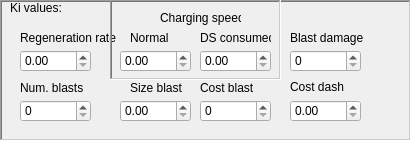
             <widget class="QFrame" name="ki_values">
              <property name="geometry">
               <rect>
                <x>0</x>
                <y>360</y>
                <width>411</width>
                <height>141</height>
               </rect>
              </property>
              <property name="toolTip">
               <string/>
              </property>
              <property name="frameShape">
               <enum>QFrame::WinPanel</enum>
              </property>
              <property name="frameShadow">
               <enum>QFrame::Sunken</enum>
              </property>
              <widget class="QLabel" name="ki_values_text">
               <property name="geometry">
                <rect>
                 <x>10</x>
                 <y>0</y>
                 <width>61</width>
                 <height>16</height>
                </rect>
               </property>
               <property name="toolTip">
                <string>&lt;html&gt;&lt;head/&gt;&lt;body&gt;&lt;p&gt;Parameters that modify how Ki works in the character&lt;/p&gt;&lt;/body&gt;&lt;/html&gt;</string>
               </property>
               <property name="whatsThis">
                <string/>
               </property>
               <property name="text">
                <string>Ki values:</string>
               </property>
              </widget>
              <widget class="QLabel" name="ki_regeneration_rate_text">
               <property name="geometry">
                <rect>
                 <x>20</x>
                 <y>30</y>
                 <width>111</width>
                 <height>16</height>
                </rect>
               </property>
               <property name="toolTip">
                <string>&lt;html&gt;&lt;head/&gt;&lt;body&gt;&lt;p&gt;Speed regeneration of Ki&lt;/p&gt;&lt;/body&gt;&lt;/html&gt;</string>
               </property>
               <property name="text">
                <string>Regeneration rate</string>
               </property>
              </widget>
              <widget class="QDoubleSpinBox" name="ki_regeneration_rate_value">
               <property name="geometry">
                <rect>
                 <x>20</x>
                 <y>50</y>
                 <width>71</width>
                 <height>22</height>
                </rect>
               </property>
               <property name="toolTip">
                <string>&lt;html&gt;&lt;head/&gt;&lt;body&gt;&lt;p&gt;&lt;br/&gt;&lt;/p&gt;&lt;/body&gt;&lt;/html&gt;</string>
               </property>
               <property name="whatsThis">
                <string>&lt;html&gt;&lt;head/&gt;&lt;body&gt;&lt;p&gt;&lt;br/&gt;&lt;/p&gt;&lt;/body&gt;&lt;/html&gt;</string>
               </property>
               <property name="maximum">
                <double>1000.000000000000000</double>
               </property>
               <property name="value">
                <double>0.000000000000000</double>
               </property>
              </widget>
              <widget class="QDoubleSpinBox" name="ki_cost_of_dash_value">
               <property name="geometry">
                <rect>
                 <x>290</x>
                 <y>100</y>
                 <width>71</width>
                 <height>22</height>
                </rect>
               </property>
               <property name="toolTip">
                <string/>
               </property>
               <property name="whatsThis">
                <string>&lt;html&gt;&lt;head/&gt;&lt;body&gt;&lt;p&gt;&lt;br/&gt;&lt;/p&gt;&lt;/body&gt;&lt;/html&gt;</string>
               </property>
               <property name="decimals">
                <number>2</number>
               </property>
               <property name="maximum">
                <double>1000.000000000000000</double>
               </property>
               <property name="value">
                <double>0.000000000000000</double>
               </property>
              </widget>
              <widget class="QLabel" name="ki_cost_of_dash_text">
               <property name="geometry">
                <rect>
                 <x>290</x>
                 <y>77</y>
                 <width>61</width>
                 <height>20</height>
                </rect>
               </property>
               <property name="toolTip">
                <string>&lt;html&gt;&lt;head/&gt;&lt;body&gt;&lt;p&gt;Cost of Ki when dashing&lt;/p&gt;&lt;/body&gt;&lt;/html&gt;</string>
               </property>
               <property name="text">
                <string>Cost dash</string>
               </property>
              </widget>
              <widget class="QLabel" name="number_ki_blasts_text">
               <property name="geometry">
                <rect>
                 <x>20</x>
                 <y>80</y>
                 <width>81</width>
                 <height>16</height>
                </rect>
               </property>
               <property name="toolTip">
                <string>&lt;html&gt;&lt;head/&gt;&lt;body&gt;&lt;p&gt;Number of Ki blasts that the character can throw&lt;/p&gt;&lt;/body&gt;&lt;/html&gt;</string>
               </property>
               <property name="text">
                <string>Num. blasts</string>
               </property>
              </widget>
              <widget class="QSpinBox" name="number_ki_blasts_value">
               <property name="geometry">
                <rect>
                 <x>20</x>
                 <y>100</y>
                 <width>71</width>
                 <height>22</height>
                </rect>
               </property>
               <property name="toolTip">
                <string/>
               </property>
               <property name="whatsThis">
                <string>&lt;html&gt;&lt;head/&gt;&lt;body&gt;&lt;p&gt;&lt;br/&gt;&lt;/p&gt;&lt;/body&gt;&lt;/html&gt;</string>
               </property>
               <property name="minimum">
                <number>0</number>
               </property>
               <property name="maximum">
                <number>255</number>
               </property>
               <property name="value">
                <number>0</number>
               </property>
               <property name="displayIntegerBase">
                <number>10</number>
               </property>
              </widget>
              <widget class="QLabel" name="cost_of_blast_text">
               <property name="geometry">
                <rect>
                 <x>200</x>
                 <y>80</y>
                 <width>61</width>
                 <height>16</height>
                </rect>
               </property>
               <property name="toolTip">
                <string>&lt;html&gt;&lt;head/&gt;&lt;body&gt;&lt;p&gt;Cost of each Ki blast&lt;/p&gt;&lt;/body&gt;&lt;/html&gt;</string>
               </property>
               <property name="text">
                <string>Cost blast</string>
               </property>
              </widget>
              <widget class="QSpinBox" name="cost_of_blast_value">
               <property name="geometry">
                <rect>
                 <x>200</x>
                 <y>100</y>
                 <width>71</width>
                 <height>22</height>
                </rect>
               </property>
               <property name="toolTip">
                <string/>
               </property>
               <property name="whatsThis">
                <string>&lt;html&gt;&lt;head/&gt;&lt;body&gt;&lt;p&gt;&lt;br/&gt;&lt;/p&gt;&lt;/body&gt;&lt;/html&gt;</string>
               </property>
               <property name="minimum">
                <number>0</number>
               </property>
               <property name="maximum">
                <number>255</number>
               </property>
               <property name="value">
                <number>0</number>
               </property>
               <property name="displayIntegerBase">
                <number>10</number>
               </property>
              </widget>
              <widget class="QLabel" name="size_of_blast_text">
               <property name="geometry">
                <rect>
                 <x>130</x>
                 <y>80</y>
                 <width>61</width>
                 <height>16</height>
                </rect>
               </property>
               <property name="toolTip">
                <string>&lt;html&gt;&lt;head/&gt;&lt;body&gt;&lt;p&gt;The size of each Ki blast&lt;/p&gt;&lt;/body&gt;&lt;/html&gt;</string>
               </property>
               <property name="text">
                <string>Size blast</string>
               </property>
              </widget>
              <widget class="QDoubleSpinBox" name="size_of_blast_value">
               <property name="geometry">
                <rect>
                 <x>120</x>
                 <y>100</y>
                 <width>71</width>
                 <height>22</height>
                </rect>
               </property>
               <property name="toolTip">
                <string/>
               </property>
               <property name="whatsThis">
                <string>&lt;html&gt;&lt;head/&gt;&lt;body&gt;&lt;p&gt;&lt;br/&gt;&lt;/p&gt;&lt;/body&gt;&lt;/html&gt;</string>
               </property>
               <property name="decimals">
                <number>2</number>
               </property>
               <property name="minimum">
                <double>0.000000000000000</double>
               </property>
               <property name="maximum">
                <double>1000.000000000000000</double>
               </property>
               <property name="value">
                <double>0.000000000000000</double>
               </property>
              </widget>
              <widget class="QLabel" name="blast_damage_text">
               <property name="geometry">
                <rect>
                 <x>290</x>
                 <y>30</y>
                 <width>81</width>
                 <height>16</height>
                </rect>
               </property>
               <property name="toolTip">
                <string>&lt;html&gt;&lt;head/&gt;&lt;body&gt;&lt;p&gt;The damage the character can do per ki blast&lt;/p&gt;&lt;/body&gt;&lt;/html&gt;</string>
               </property>
               <property name="text">
                <string>Blast damage</string>
               </property>
              </widget>
              <widget class="QSpinBox" name="blast_damage_value">
               <property name="geometry">
                <rect>
                 <x>290</x>
                 <y>50</y>
                 <width>71</width>
                 <height>22</height>
                </rect>
               </property>
               <property name="toolTip">
                <string/>
               </property>
               <property name="whatsThis">
                <string>&lt;html&gt;&lt;head/&gt;&lt;body&gt;&lt;p&gt;&lt;br/&gt;&lt;/p&gt;&lt;/body&gt;&lt;/html&gt;</string>
               </property>
               <property name="maximum">
                <number>65535</number>
               </property>
               <property name="value">
                <number>0</number>
               </property>
               <property name="displayIntegerBase">
                <number>10</number>
               </property>
              </widget>
              <widget class="QFrame" name="charge_speed_frame">
               <property name="geometry">
                <rect>
                 <x>110</x>
                 <y>0</y>
                 <width>171</width>
                 <height>80</height>
                </rect>
               </property>
               <property name="frameShape">
                <enum>QFrame::WinPanel</enum>
               </property>
               <property name="frameShadow">
                <enum>QFrame::Sunken</enum>
               </property>
               <widget class="QDoubleSpinBox" name="speed_of_charging_value_2">
                <property name="geometry">
                 <rect>
                  <x>90</x>
                  <y>50</y>
                  <width>71</width>
                  <height>22</height>
                 </rect>
                </property>
                <property name="toolTip">
                 <string/>
                </property>
                <property name="whatsThis">
                 <string>&lt;html&gt;&lt;head/&gt;&lt;body&gt;&lt;p&gt;&lt;br/&gt;&lt;/p&gt;&lt;/body&gt;&lt;/html&gt;</string>
                </property>
                <property name="decimals">
                 <number>2</number>
                </property>
                <property name="minimum">
                 <double>0.000000000000000</double>
                </property>
                <property name="maximum">
                 <double>1000.000000000000000</double>
                </property>
                <property name="value">
                 <double>0.000000000000000</double>
                </property>
               </widget>
               <widget class="QLabel" name="speed_of_charging_text_2">
                <property name="geometry">
                 <rect>
                  <x>20</x>
                  <y>30</y>
                  <width>41</width>
                  <height>16</height>
                 </rect>
                </property>
                <property name="toolTip">
                 <string>&lt;html&gt;&lt;head/&gt;&lt;body&gt;&lt;p&gt;Speed when charging normally&lt;/p&gt;&lt;/body&gt;&lt;/html&gt;</string>
                </property>
                <property name="text">
                 <string>Normal</string>
                </property>
               </widget>
               <widget class="QLabel" name="speed_of_charging_value_text3">
                <property name="geometry">
                 <rect>
                  <x>90</x>
                  <y>30</y>
                  <width>71</width>
                  <height>16</height>
                 </rect>
                </property>
                <property name="toolTip">
                 <string>&lt;html&gt;&lt;head/&gt;&lt;body&gt;&lt;p&gt;When Dragon Soul (DS) is consumed, this parameter will be activated, and will control the speed of charging temporally&lt;/p&gt;&lt;/body&gt;&lt;/html&gt;</string>
                </property>
                <property name="text">
                 <string>DS consumed</string>
                </property>
               </widget>
               <widget class="QLabel" name="speed_of_charging_text">
                <property name="geometry">
                 <rect>
                  <x>50</x>
                  <y>10</y>
                  <width>81</width>
                  <height>16</height>
                 </rect>
                </property>
                <property name="toolTip">
                 <string>&lt;html&gt;&lt;head/&gt;&lt;body&gt;&lt;p&gt;Charge speed values&lt;/p&gt;&lt;/body&gt;&lt;/html&gt;</string>
                </property>
                <property name="text">
                 <string>Charging speed</string>
                </property>
               </widget>
               <widget class="QDoubleSpinBox" name="speed_of_charging_value">
                <property name="geometry">
                 <rect>
                  <x>10</x>
                  <y>50</y>
                  <width>71</width>
                  <height>22</height>
                 </rect>
                </property>
                <property name="toolTip">
                 <string/>
                </property>
                <property name="whatsThis">
                 <string>&lt;html&gt;&lt;head/&gt;&lt;body&gt;&lt;p&gt;&lt;br/&gt;&lt;/p&gt;&lt;/body&gt;&lt;/html&gt;</string>
                </property>
                <property name="maximum">
                 <double>1000.000000000000000</double>
                </property>
                <property name="value">
                 <double>0.000000000000000</double>
                </property>
               </widget>
              </widget>
             </widget>
